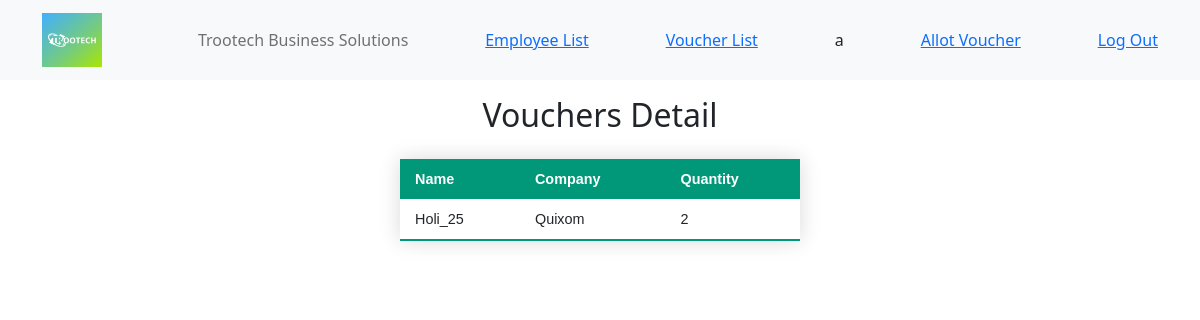
The app's page /voucherlist/2/ (signed in) with its own data.
### appvoucher/models.py (models this page shows, shortened)
class Employee(AbstractUser):
    username = models.CharField(max_length=25, null=False)
    email = models.EmailField(
        verbose_name='email address',
        max_length=255,
        unique=True,
    )
    voucher = models.ManyToManyField(Voucher, related_name="vouchers")
    USERNAME_FIELD = 'email'
    REQUIRED_FIELDS = ['username']
    class Meta:
        verbose_name = 'Employee'

class Voucher(models.Model):
    name = models.CharField(max_length=40, default='DEFAULT VALUE')
    company = models.ForeignKey(Company, on_delete=models.CASCADE)
    quantity = models.IntegerField()

class Company(models.Model):
    name = models.CharField(max_length=25)
    def __str__(self):
        return self.name

### appvoucher/views.py (the view)
# urls.py: path('voucherlist/<int:pk>/', views.Voucher_Detail.as_view(), name='voucher'),
class Voucher_Detail(LoginRequiredMixin, DetailView):
    login_url = '/login/'
    model = Voucher

### appvoucher/templates/appvoucher/voucher_detail.html (shortened to what this page needs)
{%  extends 'appvoucher/base.html' %}
{% block body %}
<h2 align="center">Vouchers Detail</h2>
<table class="styled-table">
    <thead>
    <tr>
        <th>Name</th>
        <th>Company</th>
        <th>Quantity</th>
    </tr>
    </thead>
    <tbody>
    <tr>
    <td>{{ object.name }}</td>
    <td>{{ object.company }}</td>
    <td>{{ object.quantity }}</td>
    </tr>
    </tbody>
</table>
{% endblock %}

### appvoucher/templates/appvoucher/base.html (shortened to what this page needs)
{% load static %}
<html>
<head>
    {% block head %}
    <link href="https://cdn.jsdelivr.net/npm/bootstrap@5.2.3/dist/css/bootstrap.min.css" rel="stylesheet">
    <nav class="navbar navbar-light bg-light">
        <div class="container">
            <a class="navbar-brand" href="https://www.trootech.com/">
                <img src="/static/logo.png" alt="logo" width="60" height="54" align="left"></a>
            <span class="navbar-text">   Trootech Business Solutions    </span>
            <a href="{% url 'employeelist' %}">Employee List</a>
            <a href="{% url 'voucherlist' %}">Voucher List</a>
            {{ user.username }}
            {% if user.is_authenticated %}
            {% if user.is_superuser %}
            <a href="{% url 'voucherallotment' %}">Allot Voucher</a>
            {% endif %}
            <a href="{% url 'logout' %}">Log Out</a>
            {% else %}
            <p>You are not logged in</p>
            <a href="{% url 'login' %}">Log in </a>
            <a href="{% url 'signup' %}">Sign up </a>
            {% endif %}
        </div>
    </nav>
    {% endblock %}
</head>
<body>
{% block body %}
{% endblock %}
<link href="https://cdn.jsdelivr.net/npm/bootstrap@5.2.3/dist/js/bootstrap.min.js" rel="stylesheet">
<link href="https://cdn.jsdelivr.net/npm/bootstrap@5.2.3/dist/js/bootstrap.bundle.min.js" rel="stylesheet">
</body>
</html>

### appvoucher/templates/appvoucher/base.html (style rules this page uses)
.styled-table { border-collapse: collapse; margin: 25px 0; font-size: 0.9em; font-family: sans-serif; min-width: 400px; box-shadow: 0 0 20px rgba(0, 0, 0, 0.15); margin-left: auto; margin-right: auto; }
.styled-table thead tr { background-color: #009879; color: #ffffff; text-align: left; }
.styled-table th, .styled-table td { padding: 12px 15px; }
.styled-table tbody tr { border-bottom: 1px solid #dddddd; }
.styled-table tbody tr:last-of-type { border-bottom: 2px solid #009879; }

### records on screen
Employee: username "a"
Voucher: name "Holi_25", company "Quixom", quantity "2"
